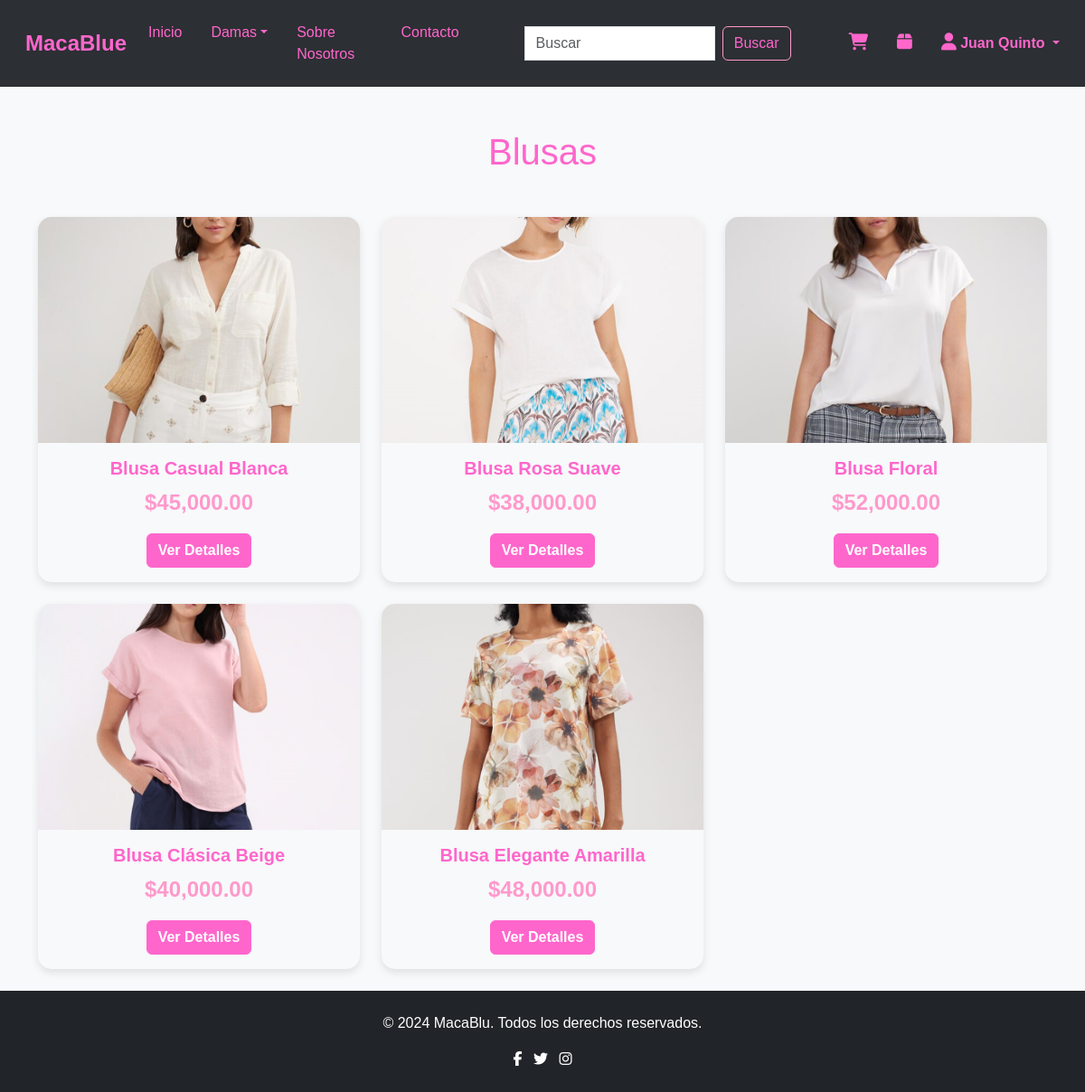
The app's page /view/productos.php?subcategoria=Blusas (signed in) with its own data.
### tables this page shows
CREATE TABLE `categorias` (
  `categoria_id` int(11) NOT NULL,
  `nombreCategoria` varchar(100) NOT NULL,
  `subcategorias` varchar(255) NOT NULL,
  `created_at` timestamp NOT NULL DEFAULT current_timestamp()
);

CREATE TABLE `productos` (
  `producto_id` int(11) NOT NULL,
  `nombreProducto` varchar(255) NOT NULL,
  `categoriaProducto` int(11) DEFAULT NULL,
  `subcategoriaProducto` varchar(255) DEFAULT NULL,
  `precioProducto` decimal(10,2) NOT NULL,
  `stockProducto` int(11) NOT NULL,
  `estadoProducto` enum('Disponible','No disponible') NOT NULL,
  `tallas` varchar(255) DEFAULT NULL,
  `colorProducto` varchar(50) DEFAULT NULL,
  `materialProducto` varchar(50) DEFAULT NULL,
  `descripcionProducto` text DEFAULT NULL,
  `fotosProducto` text DEFAULT NULL
);

### view/productos.php (the view, shortened to what this page needs)
<?php
$servername = "localhost";
$username = "root";
$password = "";
$dbname = "macablue";
$conn = new mysqli($servername, $username, $password, $dbname);
$sql = "SELECT nombreCategoria, subcategorias FROM categorias";
$resultCategorias = $conn->query($sql);
?>
<!DOCTYPE html>
<html lang="es">
<head>
    <link rel="stylesheet" href="https://cdnjs.cloudflare.com/ajax/libs/font-awesome/6.5.0/css/all.min.css">
    <link href="https://cdn.jsdelivr.net/npm/bootstrap@5.3.3/dist/css/bootstrap.min.css" rel="stylesheet">
    <link rel="stylesheet" href="/MacaBlue/assets/css/style.css">
    <link rel="stylesheet" href="/MacaBlue/assets/css/nav.css">
</head>
<body>
<nav class="navbar navbar-expand-lg navbar-custom" style="background-color: var(--fondo-oscuro);">
        <div class="container-fluid">
            <a class="navbar-brand" href="/MacaBlue/view/productos.php" style="color: var(--fucsia-claro); font-weight: bold;">MacaBlue</a>
            <div class="collapse navbar-collapse" id="navbarNav">
                <ul class="navbar-nav me-auto mb-2 mb-lg-0">
                    <li class="nav-item">
                        <a class="nav-link" href="/MacaBlue/view/productos.php">Inicio</a>
                    </li>
                    <?php
                    if ($resultCategorias->num_rows > 0) {
                        while ($row = $resultCategorias->fetch_assoc()) {
                            $categoria = $row['nombreCategoria'];
                            echo '<li class="nav-item dropdown">';
                            echo '<a class="nav-link dropdown-toggle" href="#" id="dropdown' . htmlspecialchars($categoria) . '" role="button" data-bs-toggle="dropdown" aria-expanded="false">';
                            echo htmlspecialchars($categoria);
                            echo '</a>';
                            echo '<ul class="dropdown-menu" aria-labelledby="dropdown' . htmlspecialchars($categoria) . '">';
                            echo '</ul></li>';
                        }
                    } else {
                        echo '<li><a class="nav-link" href="#">No hay categorías</a></li>';
                    }
                    ?>
                    <li class="nav-item">
                        <a class="nav-link" href="/MacaBlue/view/sobre_nosotros.php">Sobre Nosotros</a>
                    </li>
                    <li class="nav-item">
                        <a class="nav-link" href="/MacaBlue/view/contacto.php">Contacto</a>
                    </li>
                </ul>
                <form class="d-flex mx-5" action="/MacaBlue/view/buscar.php" method="get">
                    <input class="form-control me-2" type="search" placeholder="Buscar" aria-label="Buscar" name="query">
                    <button class="btn btn-outline-success" type="submit">Buscar</button>
                </form>
                <a class="nav-link me-3" href="/MacaBlue/view/carrito.php" style="color: var(--fondo-claro);">
                    <i class="fas fa-shopping-cart"></i>
                </a>
                <a class="nav-link me-3" href="/MacaBlue/view/pedido.php" style="color: var(--fondo-claro);">
                    <i class="fas fa-box"></i>
                </a>
                <?php if (isset($_SESSION['cliente_id'])) : ?>
                    <div class="nav-item dropdown">
                        <a class="nav-link dropdown-toggle" href="#" id="userDropdown" role="button" data-bs-toggle="dropdown" aria-expanded="false" style="color: var(--fucsia-claro); font-weight: bold;">
                            <i class="fas fa-user"></i> <?php echo htmlspecialchars($_SESSION['nombreUsuario']) . ' ' . htmlspecialchars($_SESSION['apellidoUsuario']); ?>
                        </a>
                    </div>
                <?php else : ?>
                    <a class="nav-link" href="/MacaBlue/view/ingreso.php" style="color: var(--fucsia-claro); font-weight: bold;">
                        <i class="fas fa-user"></i> Iniciar sesión
                    </a>
                <?php endif; ?>
            </div>
        </div>
    </nav>
    <?php
    $subcategoria = isset($_GET['subcategoria']) ? trim($conn->real_escape_string($_GET['subcategoria'])) : null;
    if ($subcategoria) {
        $sqlProductos = "SELECT * FROM productos WHERE estadoProducto = 'Disponible' AND subcategoriaProducto = '$subcategoria'";
    } else {
        $sqlProductos = "SELECT * FROM productos WHERE estadoProducto = 'Disponible'";
    }
    $resultProductos = $conn->query($sqlProductos);
    ?>
    <div class="container mt-5">
        <h1 class="text-center mb-5" style="color: var(--fucsia-claro);">
            <?php echo htmlspecialchars($subcategoria ?? 'Productos Destacados'); ?>
        </h1>
        <div class="row">
            <?php
            if ($resultProductos === false) {
                echo "<p>Error en la consulta: " . $conn->error . "</p>";
            } elseif ($resultProductos->num_rows > 0) {
                while ($row = $resultProductos->fetch_assoc()) {
                    echo '<div class="col-md-4 mb-4">';
                    echo '<div class="card product-card" data-bs-toggle="modal" data-bs-target="#productModal' . $row['producto_id'] . '">';
                    $foto = !empty($row['fotosProducto']) ? '../Admin/uploads/' . $row['fotosProducto'] : '../Admin/uploads/default.jpg';
                    echo '<img src="' . htmlspecialchars($foto) . '" class="card-img-top product-img" alt="' . htmlspecialchars($row['nombreProducto']) . '">';
                    echo '<div class="card-body text-center">';
                    echo '<h5 class="card-title">' . htmlspecialchars($row['nombreProducto']) . '</h5>';
                    echo '<p class="price">$' . number_format($row['precioProducto'], 2) . '</p>';
                    echo '<a href="#" class="btn btn-primary" data-bs-toggle="modal" data-bs-target="#productModal' . $row['producto_id'] . '">Ver Detalles</a>';
                    echo '</div>';
                    echo '</div>';
                    echo '</div>';
                }
            } else {
                echo '<p class="text-center">No hay productos disponibles en esta subcategoría.</p>';
            }
            ?>
        </div>
    </div>
    <?php include 'footer.php'; ?>
</body>
</html>

### assets/css/style.css (style rules this page uses)
:root { --fucsia-claro: #ff66cc; --fucsia-pastel: #ff99cc; --fondo-oscuro: #2c2f33; --fondo-claro: #f8f9fa; --fuente-bonita: 'Poppins', sans-serif; }
body { font-family: var(--fuente-bonita); background-color: var(--fondo-claro); color: var(--fondo-oscuro); }
.product-card { transition: transform 0.3s ease, box-shadow 0.3s ease; cursor: pointer; border: none; overflow: hidden; border-radius: 15px; box-shadow: 0 4px 10px rgba(0, 0, 0, 0.1); background-color: var(--fondo-claro); }
.product-img { height: 250px; width: 100%; object-fit: cover; }
.price { font-size: 1.5em; color: var(--fucsia-pastel); font-weight: bold; }
.card-title { color: var(--fucsia-claro); font-weight: bold; }
.btn-primary { background-color: var(--fucsia-claro) !important; border-color: var(--fucsia-claro) !important; font-weight: bold; color: white !important; outline: none !important; box-shadow: none !important; }

### assets/css/nav.css (style rules this page uses)
.navbar-custom { background-color: var(--fondo-oscuro); padding: 1rem; }
.navbar-custom .navbar-brand { color: var(--fucsia-claro); font-size: 1.5rem; font-weight: bold; }
.navbar-custom .navbar-nav .nav-link { color: var(--fucsia-claro); margin-right: 1rem; transition: color 0.3s ease; }
.navbar-custom .form-control { border-radius: 0; }
.navbar-custom .btn-outline-success { color: var(--fucsia-claro); border-color: var(--fucsia-pastel); }
.navbar-custom .nav-link i { color: var(--fucsia-claro); font-size: 1.2rem; margin-left: 1rem; transition: color 0.3s ease; }

### records on screen
categorias: nombreCategoria "Damas"
productos: fotosProducto (picture), nombreProducto "Blusa Casual Blanca", precioProducto "45,000.00"
productos: fotosProducto (picture), nombreProducto "Blusa Rosa Suave", precioProducto "38,000.00"
productos: fotosProducto (picture), nombreProducto "Blusa Floral", precioProducto "52,000.00"
productos: fotosProducto (picture), nombreProducto "Blusa Clásica Beige", precioProducto "40,000.00"
productos: fotosProducto (picture), nombreProducto "Blusa Elegante Amarilla", precioProducto "48,000.00"

### other values on screen
$_SESSION['nombreUsuario'] "Juan"
$_SESSION['apellidoUsuario'] "Quinto"
$subcategoria "Blusas"
